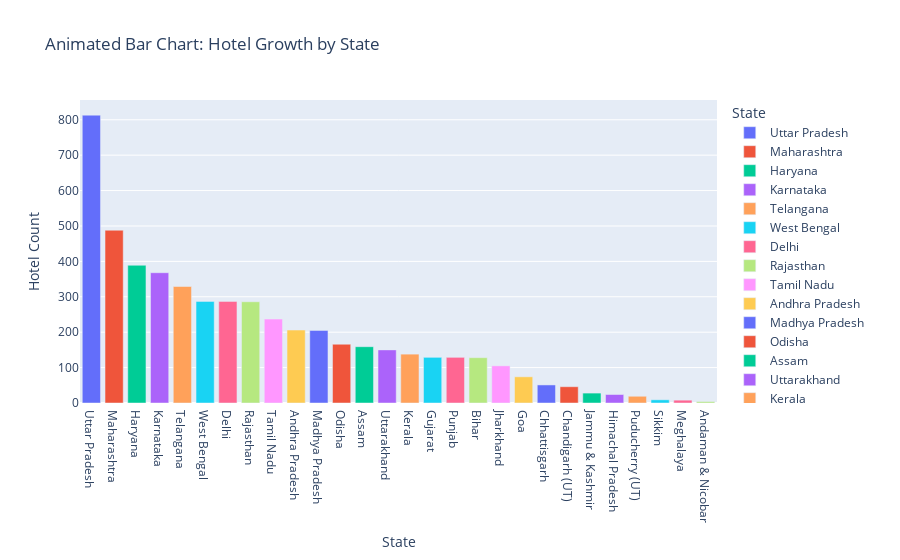

Notebook cell for this chart:
### Code cell
state_counts = df_hotels["State"].value_counts().reset_index()
state_counts.columns = ["State", "Hotel Count"]
state_counts["Year"] = 2025  # Adding a dummy year for animation

fig2 = px.bar(state_counts, 
              x="State", 
              y="Hotel Count", 
              color="State", 
              animation_frame="Year",
              title="Animated Bar Chart: Hotel Growth by State")
fig2.show()

### Figure 1 — Plotly figure (JSON) as saved in the notebook; plotly's stock layout.template omitted (floating-point values rounded to 4 significant figures)
{"data": [{"hovertemplate": "State=%{x}<br>Year=2025<br>Hotel Count=%{y}<extra></extra>", "legendgroup": "Uttar Pradesh", "marker": {"color": "#636efa", "pattern": {"shape": ""}}, "name": "Uttar Pradesh", "orientation": "v", "showlegend": true, "textposition": "auto", "type": "bar", "x": ["Uttar Pradesh"], "xaxis": "x", "y": [813], "yaxis": "y"}, {"hovertemplate": "State=%{x}<br>Year=2025<br>Hotel Count=%{y}<extra></extra>", "legendgroup": "Maharashtra", "marker": {"color": "#EF553B", "pattern": {"shape": ""}}, "name": "Maharashtra", "orientation": "v", "showlegend": true, "textposition": "auto", "type": "bar", "x": ["Maharashtra"], "xaxis": "x", "y": [488], "yaxis": "y"}, {"hovertemplate": "State=%{x}<br>Year=2025<br>Hotel Count=%{y}<extra></extra>", "legendgroup": "Haryana", "marker": {"color": "#00cc96", "pattern": {"shape": ""}}, "name": "Haryana", "orientation": "v", "showlegend": true, "textposition": "auto", "type": "bar", "x": ["Haryana"], "xaxis": "x", "y": [389], "yaxis": "y"}, {"hovertemplate": "State=%{x}<br>Year=2025<br>Hotel Count=%{y}<extra></extra>", "legendgroup": "Karnataka", "marker": {"color": "#ab63fa", "pattern": {"shape": ""}}, "name": "Karnataka", "orientation": "v", "showlegend": true, "textposition": "auto", "type": "bar", "x": ["Karnataka"], "xaxis": "x", "y": [368], "yaxis": "y"}, {"hovertemplate": "State=%{x}<br>Year=2025<br>Hotel Count=%{y}<extra></extra>", "legendgroup": "Telangana", "marker": {"color": "#FFA15A", "pattern": {"shape": ""}}, "name": "Telangana", "orientation": "v", "showlegend": true, "textposition": "auto", "type": "bar", "x": ["Telangana"], "xaxis": "x", "y": [329], "yaxis": "y"}, {"hovertemplate": "State=%{x}<br>Year=2025<br>Hotel Count=%{y}<extra></extra>", "legendgroup": "West Bengal", "marker": {"color": "#19d3f3", "pattern": {"shape": ""}}, "name": "West Bengal", "orientation": "v", "showlegend": true, "textposition": "auto", "type": "bar", "x": ["West Bengal"], "xaxis": "x", "y": [287], "yaxis": "y"}, {"hovertemplate": "State=%{x}<br>Year=2025<br>Hotel Count=%{y}<extra></extra>", "legendgroup": "Delhi", "marker": {"color": "#FF6692", "pattern": {"shape": ""}}, "name": "Delhi", "orientation": "v", "showlegend": true, "textposition": "auto", "type": "bar", "x": ["Delhi"], "xaxis": "x", "y": [287], "yaxis": "y"}, {"hovertemplate": "State=%{x}<br>Year=2025<br>Hotel Count=%{y}<extra></extra>", "legendgroup": "Rajasthan", "marker": {"color": "#B6E880", "pattern": {"shape": ""}}, "name": "Rajasthan", "orientation": "v", "showlegend": true, "textposition": "auto", "type": "bar", "x": ["Rajasthan"], "xaxis": "x", "y": [286], "yaxis": "y"}, {"hovertemplate": "State=%{x}<br>Year=2025<br>Hotel Count=%{y}<extra></extra>", "legendgroup": "Tamil Nadu", "marker": {"color": "#FF97FF", "pattern": {"shape": ""}}, "name": "Tamil Nadu", "orientation": "v", "showlegend": true, "textposition": "auto", "type": "bar", "x": ["Tamil Nadu"], "xaxis": "x", "y": [237], "yaxis": "y"}, {"hovertemplate": "State=%{x}<br>Year=2025<br>Hotel Count=%{y}<extra></extra>", "legendgroup": "Andhra Pradesh", "marker": {"color": "#FECB52", "pattern": {"shape": ""}}, "name": "Andhra Pradesh", "orientation": "v", "showlegend": true, "textposition": "auto", "type": "bar", "x": ["Andhra Pradesh"], "xaxis": "x", "y": [206], "yaxis": "y"}, {"hovertemplate": "State=%{x}<br>Year=2025<br>Hotel Count=%{y}<extra></extra>", "legendgroup": "Madhya Pradesh", "marker": {"color": "#636efa", "pattern": {"shape": ""}}, "name": "Madhya Pradesh", "orientation": "v", "showlegend": true, "textposition": "auto", "type": "bar", "x": ["Madhya Pradesh"], "xaxis": "x", "y": [205], "yaxis": "y"}, {"hovertemplate": "State=%{x}<br>Year=2025<br>Hotel Count=%{y}<extra></extra>", "legendgroup": "Odisha", "marker": {"color": "#EF553B", "pattern": {"shape": ""}}, "name": "Odisha", "orientation": "v", "showlegend": true, "textposition": "auto", "type": "bar", "x": ["Odisha"], "xaxis": "x", "y": [166], "yaxis": "y"}, {"hovertemplate": "State=%{x}<br>Year=2025<br>Hotel Count=%{y}<extra></extra>", "legendgroup": "Assam", "marker": {"color": "#00cc96", "pattern": {"shape": ""}}, "name": "Assam", "orientation": "v", "showlegend": true, "textposition": "auto", "type": "bar", "x": ["Assam"], "xaxis": "x", "y": [159], "yaxis": "y"}, {"hovertemplate": "State=%{x}<br>Year=2025<br>Hotel Count=%{y}<extra></extra>", "legendgroup": "Uttarakhand", "marker": {"color": "#ab63fa", "pattern": {"shape": ""}}, "name": "Uttarakhand", "orientation": "v", "showlegend": true, "textposition": "auto", "type": "bar", "x": ["Uttarakhand"], "xaxis": "x", "y": [150], "yaxis": "y"}, {"hovertemplate": "State=%{x}<br>Year=2025<br>Hotel Count=%{y}<extra></extra>", "legendgroup": "Kerala", "marker": {"color": "#FFA15A", "pattern": {"shape": ""}}, "name": "Kerala", "orientation": "v", "showlegend": true, "textposition": "auto", "type": "bar", "x": ["Kerala"], "xaxis": "x", "y": [138], "yaxis": "y"}, {"hovertemplate": "State=%{x}<br>Year=2025<br>Hotel Count=%{y}<extra></extra>", "legendgroup": "Gujarat", "marker": {"color": "#19d3f3", "pattern": {"shape": ""}}, "name": "Gujarat", "orientation": "v", "showlegend": true, "textposition": "auto", "type": "bar", "x": ["Gujarat"], "xaxis": "x", "y": [129], "yaxis": "y"}, {"hovertemplate": "State=%{x}<br>Year=2025<br>Hotel Count=%{y}<extra></extra>", "legendgroup": "Punjab", "marker": {"color": "#FF6692", "pattern": {"shape": ""}}, "name": "Punjab", "orientation": "v", "showlegend": true, "textposition": "auto", "type": "bar", "x": ["Punjab"], "xaxis": "x", "y": [129], "yaxis": "y"}, {"hovertemplate": "State=%{x}<br>Year=2025<br>Hotel Count=%{y}<extra></extra>", "legendgroup": "Bihar", "marker": {"color": "#B6E880", "pattern": {"shape": ""}}, "name": "Bihar", "orientation": "v", "showlegend": true, "textposition": "auto", "type": "bar", "x": ["Bihar"], "xaxis": "x", "y": [128], "yaxis": "y"}, {"hovertemplate": "State=%{x}<br>Year=2025<br>Hotel Count=%{y}<extra></extra>", "legendgroup": "Jharkhand", "marker": {"color": "#FF97FF", "pattern": {"shape": ""}}, "name": "Jharkhand", "orientation": "v", "showlegend": true, "textposition": "auto", "type": "bar", "x": ["Jharkhand"], "xaxis": "x", "y": [105], "yaxis": "y"}, {"hovertemplate": "State=%{x}<br>Year=2025<br>Hotel Count=%{y}<extra></extra>", "legendgroup": "Goa", "marker": {"color": "#FECB52", "pattern": {"shape": ""}}, "name": "Goa", "orientation": "v", "showlegend": true, "textposition": "auto", "type": "bar", "x": ["Goa"], "xaxis": "x", "y": [74], "yaxis": "y"}, {"hovertemplate": "State=%{x}<br>Year=2025<br>Hotel Count=%{y}<extra></extra>", "legendgroup": "Chhattisgarh", "marker": {"color": "#636efa", "pattern": {"shape": ""}}, "name": "Chhattisgarh", "orientation": "v", "showlegend": true, "textposition": "auto", "type": "bar", "x": ["Chhattisgarh"], "xaxis": "x", "y": [51], "yaxis": "y"}, {"hovertemplate": "State=%{x}<br>Year=2025<br>Hotel Count=%{y}<extra></extra>", "legendgroup": "Chandigarh (UT)", "marker": {"color": "#EF553B", "pattern": {"shape": ""}}, "name": "Chandigarh (UT)", "orientation": "v", "showlegend": true, "textposition": "auto", "type": "bar", "x": ["Chandigarh (UT)"], "xaxis": "x", "y": [46], "yaxis": "y"}, {"hovertemplate": "State=%{x}<br>Year=2025<br>Hotel Count=%{y}<extra></extra>", "legendgroup": "Jammu & Kashmir", "marker": {"color": "#00cc96", "pattern": {"shape": ""}}, "name": "Jammu & Kashmir", "orientation": "v", "showlegend": true, "textposition": "auto", "type": "bar", "x": ["Jammu & Kashmir"], "xaxis": "x", "y": [28], "yaxis": "y"}, {"hovertemplate": "State=%{x}<br>Year=2025<br>Hotel Count=%{y}<extra></extra>", "legendgroup": "Himachal Pradesh", "marker": {"color": "#ab63fa", "pattern": {"shape": ""}}, "name": "Himachal Pradesh", "orientation": "v", "showlegend": true, "textposition": "auto", "type": "bar", "x": ["Himachal Pradesh"], "xaxis": "x", "y": [24], "yaxis": "y"}, {"hovertemplate": "State=%{x}<br>Year=2025<br>Hotel Count=%{y}<extra></extra>", "legendgroup": "Puducherry (UT)", "marker": {"color": "#FFA15A", "pattern": {"shape": ""}}, "name": "Puducherry (UT)", "orientation": "v", "showlegend": true, "textposition": "auto", "type": "bar", "x": ["Puducherry (UT)"], "xaxis": "x", "y": [19], "yaxis": "y"}, {"hovertemplate": "State=%{x}<br>Year=2025<br>Hotel Count=%{y}<extra></extra>", "legendgroup": "Sikkim", "marker": {"color": "#19d3f3", "pattern": {"shape": ""}}, "name": "Sikkim", "orientation": "v", "showlegend": true, "textposition": "auto", "type": "bar", "x": ["Sikkim"], "xaxis": "x", "y": [9], "yaxis": "y"}, {"hovertemplate": "State=%{x}<br>Year=2025<br>Hotel Count=%{y}<extra></extra>", "legendgroup": "Meghalaya", "marker": {"color": "#FF6692", "pattern": {"shape": ""}}, "name": "Meghalaya", "orientation": "v", "showlegend": true, "textposition": "auto", "type": "bar", "x": ["Meghalaya"], "xaxis": "x", "y": [8], "yaxis": "y"}, {"hovertemplate": "State=%{x}<br>Year=2025<br>Hotel Count=%{y}<extra></extra>", "legendgroup": "Andaman & Nicobar", "marker": {"color": "#B6E880", "pattern": {"shape": ""}}, "name": "Andaman & Nicobar", "orientation": "v", "showlegend": true, "textposition": "auto", "type": "bar", "x": ["Andaman & Nicobar"], "xaxis": "x", "y": [4], "yaxis": "y"}], "layout": {"barmode": "relative", "legend": {"title": {"text": "State"}, "tracegroupgap": 0}, "title": {"text": "Animated Bar Chart: Hotel Growth by State"}, "xaxis": {"anchor": "y", "categoryarray": ["Uttar Pradesh", "Maharashtra", "Haryana", "Karnataka", "Telangana", "West Bengal", "Delhi", "Rajasthan", "Tamil Nadu", "Andhra Pradesh", "Madhya Pradesh", "Odisha", "Assam", "Uttarakhand", "Kerala", "Gujarat", "Punjab", "Bihar", "Jharkhand", "Goa", "Chhattisgarh", "Chandigarh (UT)", "Jammu & Kashmir", "Himachal Pradesh", "Puducherry (UT)", "Sikkim", "Meghalaya", "Andaman & Nicobar"], "categoryorder": "array", "domain": [0, 1], "title": {"text": "State"}}, "yaxis": {"anchor": "x", "domain": [0, 1], "title": {"text": "Hotel Count"}}}}
